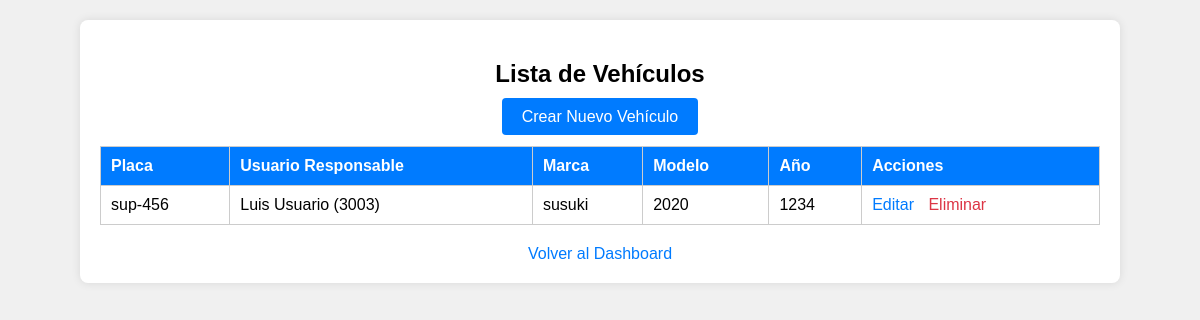
The page /vehiculos/listar.php (signed in) on the database its author committed.
### tables this page shows
CREATE TABLE `vehiculos` (
  `placa_vehiculo` varchar(10) NOT NULL,
  `documento_usuario` varchar(20) DEFAULT NULL,
  `marca` varchar(50) DEFAULT NULL,
  `modelo` varchar(50) DEFAULT NULL,
  `anio` int(11) DEFAULT NULL
);

CREATE TABLE `usuarios` (
  `documento` varchar(20) NOT NULL,
  `nombre` varchar(100) DEFAULT NULL,
  `telefono` varchar(20) DEFAULT NULL,
  `correo` varchar(100) DEFAULT NULL,
  `direccion` varchar(150) DEFAULT NULL,
  `contrasena` varchar(255) DEFAULT NULL,
  `id_rol` int(11) DEFAULT NULL,
  `id_empresa` int(11) DEFAULT NULL
);

### vehiculos/listar.php (the view, shortened to what this page needs)
<?php
$conn = new mysqli("localhost", "root", "", "taller");
if ($_SESSION['id_rol'] == 3) {
    $sql = "SELECT v.placa_vehiculo, v.documento_usuario, v.marca, v.modelo, v.anio, u.nombre as usuario
            FROM vehiculos v
            LEFT JOIN usuarios u ON v.documento_usuario = u.documento
            WHERE v.documento_usuario = ?";
    $stmt = $conn->prepare($sql);
    $stmt->bind_param("s", $_SESSION['documento_usuario']);
    $stmt->execute();
    $result = $stmt->get_result();
} else {
    $sql = "SELECT v.placa_vehiculo, v.documento_usuario, v.marca, v.modelo, v.anio, u.nombre as usuario
            FROM vehiculos v
            LEFT JOIN usuarios u ON v.documento_usuario = u.documento";
    $result = $conn->query($sql);
}
?>
<!DOCTYPE html>
<html lang="es">
<head>
</head>
<body>
    <div class="container">
        <h2>Lista de Vehículos</h2>
        <div class="new">
            <a href="crear.php">Crear Nuevo Vehículo</a>
        </div>
        <table>
            <tr>
                <th>Placa</th>
                <th>Usuario Responsable</th>
                <th>Marca</th>
                <th>Modelo</th>
                <th>Año</th>
                <th>Acciones</th>
            </tr>
            <?php while ($row = $result->fetch_assoc()) { ?>
                <tr>
                    <td><?php echo $row['placa_vehiculo']; ?></td>
                    <td><?php echo $row['usuario'] . ' (' . $row['documento_usuario'] . ')'; ?></td>
                    <td><?php echo $row['marca']; ?></td>
                    <td><?php echo $row['modelo']; ?></td>
                    <td><?php echo $row['anio']; ?></td>
                    <td class="actions">
                        <a href="editar.php?placa_vehiculo=<?php echo $row['placa_vehiculo']; ?>">Editar</a>
                        <a href="eliminar.php?placa_vehiculo=<?php echo $row['placa_vehiculo']; ?>" class="delete" onclick="return confirm('¿Estás seguro de eliminar este vehículo?')">Eliminar</a>
                    </td>
                </tr>
            <?php } ?>
        </table>
        <div class="back">
            <a href="../dashboard.php">Volver al Dashboard</a>
        </div>
    </div>
</body>
</html>

### vehiculos/listar.php (style rules this page uses)
body { font-family: Arial, sans-serif; margin: 0; padding: 20px; background-color: #f0f0f0; }
.container { max-width: 1000px; margin: 0 auto; background-color: white; padding: 20px; border-radius: 8px; box-shadow: 0 0 10px rgba(0,0,0,0.1); }
.container h2 { text-align: center; }
table { width: 100%; border-collapse: collapse; margin-top: 20px; }
table, th, td { border: 1px solid #ccc; }
th, td { padding: 10px; text-align: left; }
th { background-color: #007bff; color: white; }
.actions a { margin-right: 10px; color: #007bff; text-decoration: none; }
.actions a.delete { color: #dc3545; }
.new { text-align: center; margin-bottom: 20px; }
.new a { background-color: #007bff; color: white; padding: 10px 20px; border-radius: 4px; text-decoration: none; }
.back { text-align: center; margin-top: 20px; }
.back a { color: #007bff; text-decoration: none; }

### rows shown on the page
vehiculos: placa_vehiculo "sup-456", documento_usuario.nombre "Luis Usuario", documento_usuario "3003", marca "susuki", modelo "2020", anio "1234"
